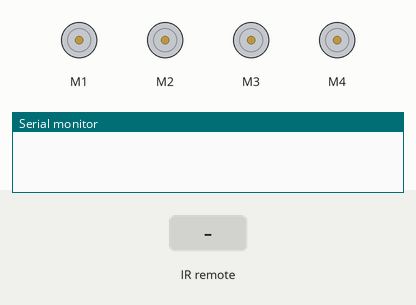
Bench run of a sketch on a simulated Arduino Uno, built with avr-gcc and run on an emulated ATmega328P. Parts: 4 × DC motor (green arrow = forward, orange = backward, longer = faster), the last lines printed to the serial monitor. The test bench sets the inputs (shaded band).

Above: at 1.2 s.
1.3 s: infrared code 0xFF708F received
At 1.7 s:
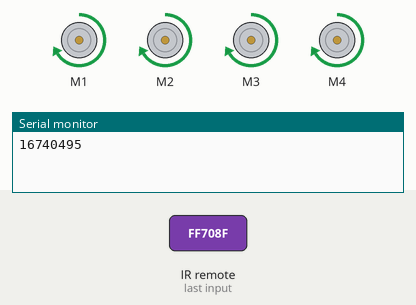
2.9 s: infrared code 0xFF58A7 received
At 4.2 s:
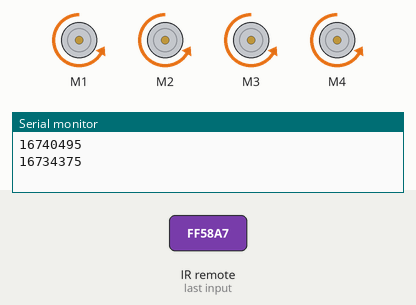
4.5 s: infrared code 0xFF50AF received
At 5.8 s:
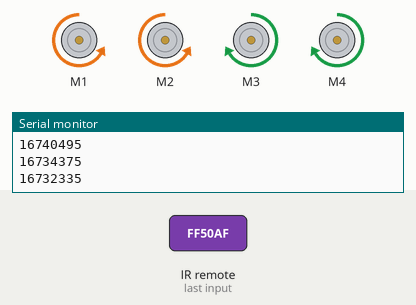
6.1 s: infrared code 0xFF7887 received
At 7.2 s:
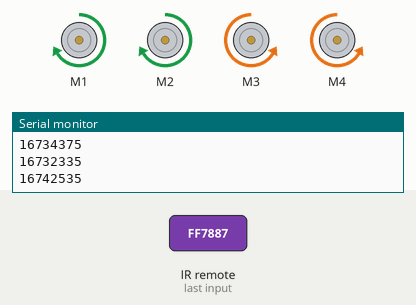
7.7 s: infrared code 0xFFA05F received
At 8.6 s:
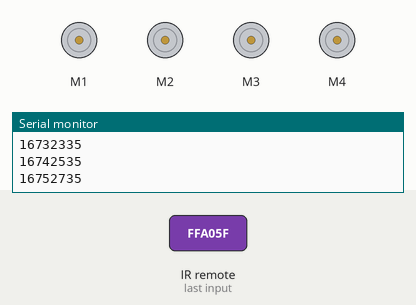
Timing chart, 0 to 10.3 s (numbered marks = the images above; inputs shaded):
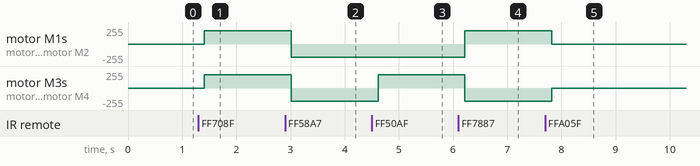

Measured:
- after the input at 1.3 s, motor M1–4: stopped → forward 200/255 after 0.10 s
- after the input at 2.9 s, motor M1–4: forward 200/255 → backward 200/255 after 0.11 s
- after the input at 4.5 s, motor M3, motor M4: backward 200/255 → forward 200/255 after 0.11 s
- after the input at 6.1 s, motor M1, motor M2: backward 200/255 → forward 200/255 after 0.12 s; motor M3, motor M4: forward 200/255 → backward 200/255 after 0.12 s
- after the input at 7.7 s, motor M1, motor M2: forward 200/255 → stopped after 0.13 s; motor M3, motor M4: backward 200/255 → stopped after 0.13 s

The sketch:

sketch_jan29a.ino
```cpp
#include <AFMotor.h>
#include <IRremote.h>

AF_DCMotor motor1(1, MOTOR12_1KHZ);
AF_DCMotor motor2(2, MOTOR12_1KHZ);
AF_DCMotor motor3(3, MOTOR34_1KHZ);
AF_DCMotor motor4(4, MOTOR34_1KHZ);


IRrecv IR(A0);
decode_results result;

int Speed = 200;

#define up 16740495
#define down 16734375
#define left 16732335
#define right 16742535
#define Stop 16752735

void setup() {
  Serial.begin(9600);
  motor1.setSpeed(Speed);
  motor2.setSpeed(Speed);
  motor3.setSpeed(Speed);
  motor4.setSpeed(Speed);
  IR.enableIRIn();
}

void loop() {
  if (IR.decode(&result)) {
    Serial.println(result.value);
    IR.resume();
  }
  delay(100);
  if (result.value == up ) {
    motor1.run(FORWARD);
    motor2.run(FORWARD);
    motor3.run(FORWARD);
    motor4.run(FORWARD);
  } else if (result.value == down ) {
    motor1.run(BACKWARD);
    motor2.run(BACKWARD);
    motor3.run(BACKWARD);
    motor4.run(BACKWARD);
  } else if (result.value == Stop) {
    motor1.run(RELEASE);
    motor2.run(RELEASE);
    motor3.run(RELEASE);
    motor4.run(RELEASE);
  } else if (result.value == left) {
    motor1.run(BACKWARD);
    motor2.run(BACKWARD);
    motor3.run(FORWARD);
    motor4.run(FORWARD);
  } else if (result.value == right) {
    motor1.run(FORWARD);
    motor2.run(FORWARD);
    motor3.run(BACKWARD);
    motor4.run(BACKWARD);
  }
}
```
